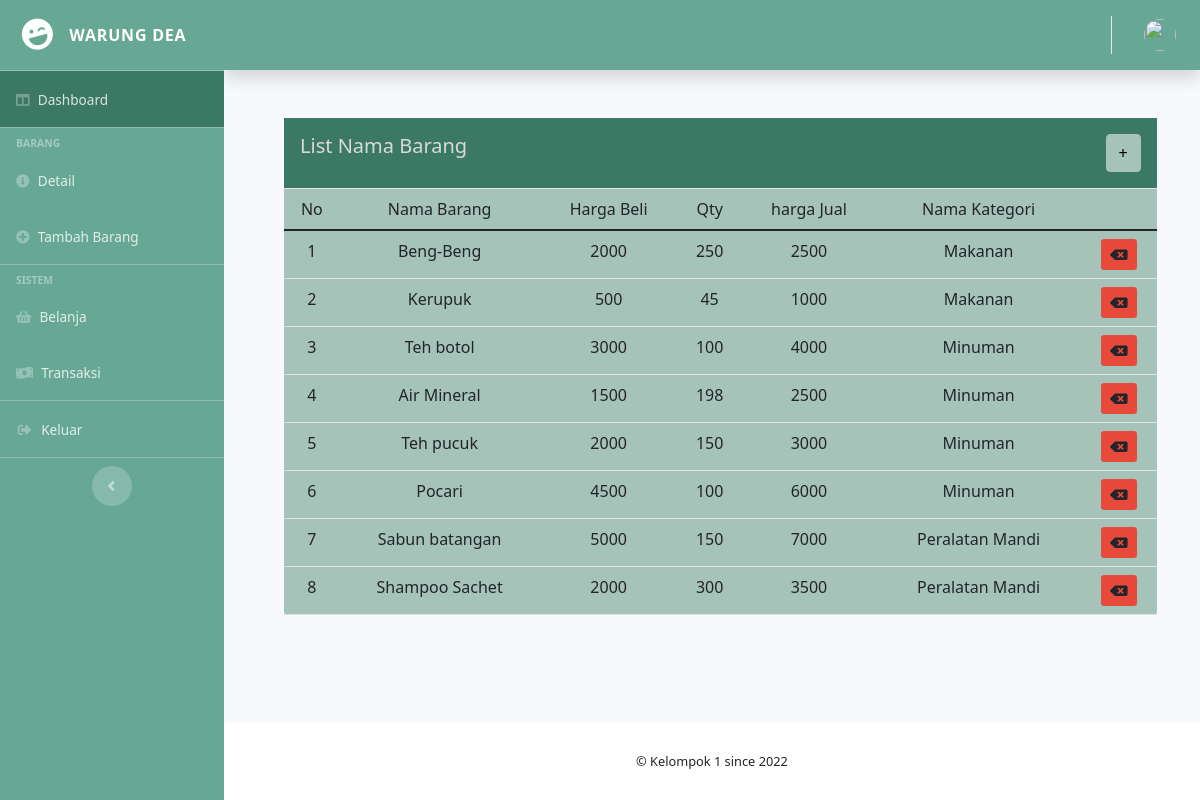
The app's page /app/user/barangtable with its own data.
### tables this page shows
CREATE TABLE `barang` (
  `id_barang` int(11) NOT NULL,
  `nama_barang` varchar(100) NOT NULL,
  `harga_beli` int(100) NOT NULL,
  `qty` int(20) NOT NULL,
  `harga_jual` int(100) NOT NULL,
  `id_kategori` int(11) NOT NULL
);

CREATE TABLE `kategori` (
  `id_kategorii` int(11) NOT NULL,
  `nama_kategori` varchar(50) NOT NULL
);

### app/application/controllers/User.php (called while the page is built, shortened)
<?php
class User extends CI_Controller
{
   public function barangtable()
   {
      $data['title'] = 'List Barang';
      $data['user'] = $this->db->get_where('user', ['email' => $this->session->userdata('email')])->row_array();
      $data['barang'] = $this->M_barang->joinbarang()->result();
      $this->load->view('templates/header', $data);
      $this->load->view('templates/sidebar', $data);
      $this->load->view('templates/topbar', $data);
      $this->load->view('dashboard/sub_barang/tablelist', $data);
      $this->load->view('templates/footer');
   }
}

### app/index.php (called while the page is built, shortened)
<?php
require_once BASEPATH.'core/CodeIgniter.php';

### app/application/models/M_barang.php (called while the page is built, shortened)
<?php
class M_barang extends CI_Model
{
   function joinbarang()
   {
      $this->db->select('*');
      $this->db->from('barang');
      $this->db->join('kategori', 'kategori.id_kategorii = barang.id_kategori');
      $query = $this->db->get();
      return $query;
   }
}

### app/application/views/dashboard/sub_barang/tablelist.php (the view, shortened to what this page needs)
<div class="container-fluid py-4">
   <div class="col-11 ml-5 p-0 bg-appcard rounded">
      <div class="card-body text-white bg-appregis">
         <div class="row justify-content-between">
            <div class="col-6">
               <h5 class="card-title text-appgrey"> List Nama Barang </h5>
            </div>
            <div class="col-6 text-right">
               <a href="<?= base_url() . 'user/stokbarang'; ?>" class="btn btn-appcard">+</a>
            </div>
         </div>
      </div>
      <table class="table table-hover text-center">
         <thead>
            <tr>
               <td> No </td>
               <td> Nama Barang </td>
               <td> Harga Beli </td>
               <td> Qty </td>
               <td> harga Jual </td>
               <td> Nama Kategori </td>
               <td></td>
            </tr>
         </thead>
         <tbody>
            <?php
            $no = 1;
            foreach ($barang as $b) {
            ?>
               <tr>
                  <td>
                     <?= $no++; ?>
                  </td>
                  <td width="200px"><?= $b->nama_barang ?></td>
                  <td><?= $b->harga_beli ?></td>
                  <td><?= $b->qty ?></td>
                  <td><?= $b->harga_jual ?></td>
                  <td> <?= $b->nama_kategori ?></td>
                  <td><a href="<?= base_url() . 'user/delbarang/' . $b->id_barang ?>" class="btn bg-danger btn-sm"><i class="fas fa-backspace"></i></a></td>
               </tr>
            <?php } ?>
         </tbody>
      </table>
   </div>
</div>
</div>

### app/application/views/templates/header.php (shortened to what this page needs)
<!DOCTYPE html>
<html lang="en">
<head>
   <link href="<?= base_url(); ?>assets/vendor/fontawesome-free/css/all.min.css" rel="stylesheet" type="text/css">
   <link href="<?= base_url(); ?>assets/css/sb-admin-2.min.css" rel="stylesheet">
   <link rel="stylesheet" href="<?= base_url('assets/'); ?>css/main.css">
</head>
<body id="page-top">
   <div id="wrapper">

### app/application/views/templates/sidebar.php (shortened to what this page needs)
<ul class="navbar-nav bg-appside sidebar sidebar-dark accordion" id="accordionSidebar">
   <a class="sidebar-brand d-flex align-items-center justify-content-center" href="index.html">
      <div class="sidebar-brand-icon rotate-n-15">
         <i class="fas fa-laugh-wink"></i>
      </div>
      <div class="sidebar-brand-text mx-3">Warung DEA</div>
   </a>
   <li class="nav-item bg-appregis">
      <a class="nav-link" href="<?= base_url('user') ?>">
         <i class="fas fa-columns"></i>
         <span>Dashboard</span></a>
   </li>
   <hr class="bg-white my-0 mb-2">
   <div class="sidebar-heading">
      Barang
   </div>
   <li class="nav-item">
      <a class="nav-link" href="<?= base_url('user/barangtable') ?>">
         <i class="fas fa-info-circle"></i>
         <span>Detail</span></a>
   </li>
   <li class="nav-item">
      <a class="nav-link" href="<?= base_url('user/stokbarang') ?>">
         <i class="fas fa-plus-circle"></i>
         <span>Tambah Barang</span></a>
   </li>
   <hr class="bg-white my-0 mb-2">
   <div class="sidebar-heading">
      Sistem
   </div>
   <li class="nav-item">
      <a class="nav-link" href="<?= base_url('user/belanja') ?>">
         <i class="fas fa-shopping-basket"></i>
         <span>Belanja</span></a>
   </li>
   <li class="nav-item">
      <a class="nav-link" href="<?= base_url('user/transaksi') ?>">
         <i class="fas fa-money-bill-wave"></i>
         <span>Transaksi</span></a>
   </li>
   <hr class="bg-white my-0">
   <li class="nav-item">
      <a class="nav-link" href="<?= base_url('auth/logout'); ?>">
         <i class="fas fa-fw fa-sign-out-alt"></i>
         <span>Keluar</span></a>
   </li>
   <hr class="d-none d-md-block bg-white my-0 mb-2">
   <div class="text-center d-none d-md-inline">
      <button class="rounded-circle border-0" id="sidebarToggle"></button>
   </div>
</ul>

### app/application/views/templates/topbar.php (shortened to what this page needs)
<div id="content-wrapper" class="d-flex flex-column">
   <div id="content">
      <nav class="navbar navbar-expand navbar-light bg-appside topbar mb-4 static-top shadow">
         <ul class="navbar-nav ml-auto">
            <li class="nav-item dropdown no-arrow">
               <a class="nav-link dropdown-toggle" href="#" id="userDropdown" role="button" data-toggle="dropdown" aria-haspopup="true" aria-expanded="false">
                  <img class="img-profile rounded-circle" src="<?= base_url('assets/img/profile/') . $user['image']; ?>">
               </a>
            </li>
         </ul>
      </nav>

### app/application/views/templates/footer.php (shortened to what this page needs)
<footer class="sticky-footer bg-white">
   <div class="container my-auto">
      <div class="copyright text-center my-auto">
         <span>&copy; Kelompok 1 since 2022</span>
      </div>
   </div>
</footer>
</div>
</div>
</body>
</html>

### records on screen
barang: nama_barang "Beng-Beng", harga_beli "2000", qty "250", harga_jual "2500", id_kategori.nama_kategori "Makanan"
barang: nama_barang "Kerupuk", harga_beli "500", qty "45", harga_jual "1000", id_kategori.nama_kategori "Makanan"
barang: nama_barang "Teh botol", harga_beli "3000", qty "100", harga_jual "4000", id_kategori.nama_kategori "Minuman"
barang: nama_barang "Air Mineral", harga_beli "1500", qty "198", harga_jual "2500", id_kategori.nama_kategori "Minuman"
barang: nama_barang "Teh pucuk", harga_beli "2000", qty "150", harga_jual "3000", id_kategori.nama_kategori "Minuman"
barang: nama_barang "Pocari", harga_beli "4500", qty "100", harga_jual "6000", id_kategori.nama_kategori "Minuman"
barang: nama_barang "Sabun batangan", harga_beli "5000", qty "150", harga_jual "7000", id_kategori.nama_kategori "Peralatan Mandi"
barang: nama_barang "Shampoo Sachet", harga_beli "2000", qty "300", harga_jual "3500", id_kategori.nama_kategori "Peralatan Mandi"
